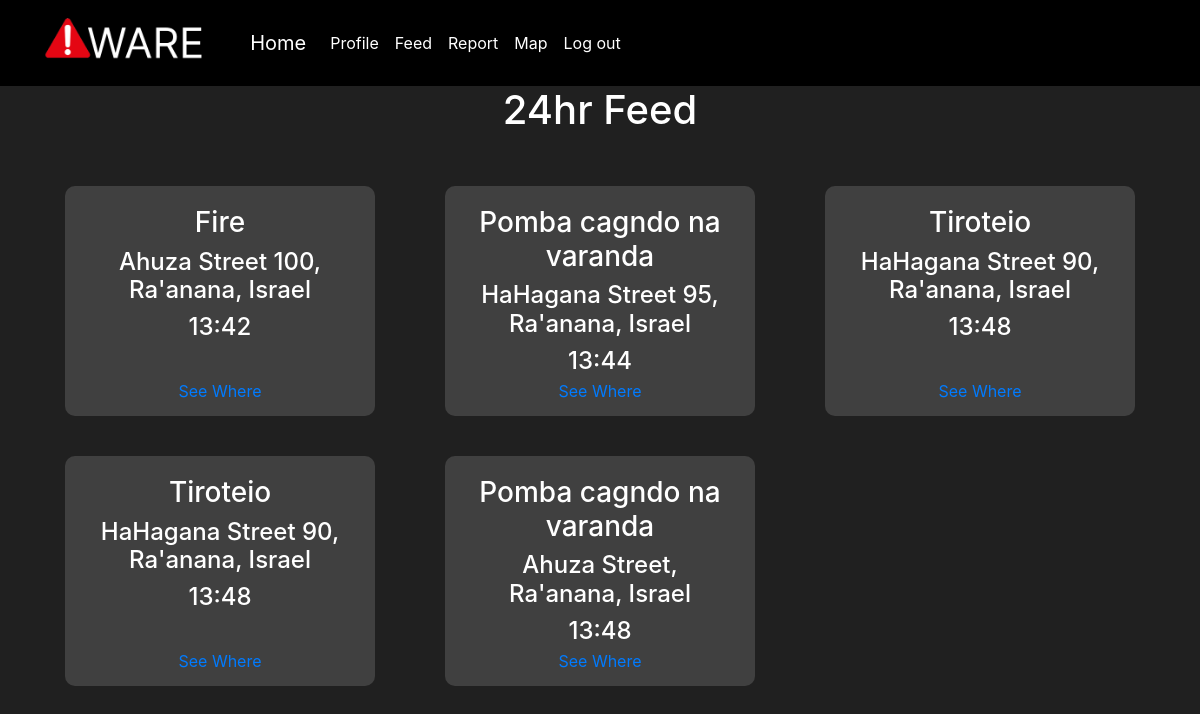
The app's page /feed with its own data.
### app.py (models this page shows, shortened)
class Markers(db.Model):
    _id = db.Column("id", db.Integer, primary_key=True)
    lat = db.Column(db.String(100))
    lng = db.Column(db.String(100))
    address = db.Column(db.String(100))
    title = db.Column(db.String(100))
    creator = db.Column(db.String(100))
    creation = db.Column(db.DateTime)

### app.py (the view)
@app.route("/feed")
def feed():
    markers = Markers.query.all()
    for mark in markers:
        mrkDate = mark.creation
        now = datetime.now()
        delta = now - mrkDate
        if delta.days >= 1:
            Markers.query.filter_by(creation=mrkDate).delete()
            db.session.commit()
    markers = Markers.query.order_by(Markers.creation).all()
    print(markers)
    return render_template("feed.html", feedData=markers)

### templates/feed.html (shortened to what this page needs)
{% extends "base.html" %}
{% block content %}
<h1 class="center">24hr Feed</h1>
<br/>
    {% if feedData %}
        <div class="container">
            <div class="row">
        {% for mrk in feedData %}
             <div class="col-lg-4 col-md-6 col-sm-12 markerbox">
                 <div class="markercontainer center" >
            <h3>{{mrk.title}}</h3>
            <h4>{{mrk.address}}</h4>
            <h4>{{mrk.creation.strftime("%H:%M")}}</h4>
            <a id="seewhere" class="nav-link bottom center" href="/map">See Where</a>
            </div>
            </div>
        {% endfor %}
            </div>
        </div>
    {% else %}
        <h3 class="center">Nothing to worry about</h3>
    {% endif %}
{% endblock %}

### templates/base.html (shortened to what this page needs)
<html>
<head>
    <link rel="stylesheet" href="https://cdn.jsdelivr.net/npm/bootstrap@4.3.1/dist/css/bootstrap.min.css">
    <link rel="stylesheet" type="text/css" href="{{ url_for('static', filename='style.css') }}">
    </head>
    <body>
    <nav class="navbar navbar-expand-lg" style="background-color: #000000;">
  <div class="container-fluid">
    <a class="logopic" href="#">
      <img src="      {{ url_for('static', filename='Aware.png') }}" alt="logo" height="50" id="logo">
    </a>
      <a class="navbar-brand" style="color: #FFFFFF" href="/">Home</a>
    <div class="collapse navbar-collapse" id="navbarNav">
      <ul class="navbar-nav">
        <li class="nav-item">
          <a class="nav-link active" style="color: #FFFFFF" aria-current="page" href="/user">Profile</a>
        </li>
        <li class="nav-item">
          <a class="nav-link" style="color: #FFFFFF" href="/feed">Feed</a>
        </li>
          <li class="nav-item">
          <a class="nav-link" style="color: #FFFFFF" href="/report">Report</a>
        </li>
          <li class="nav-item">
          <a class="nav-link" style="color: #FFFFFF" href="/map">Map</a>
        </li>
          <li class="nav-item">
          <a class="nav-link" style="color: #FFFFFF" href="/logout">Log out</a>
        </li>
      </ul>
    </div>
  </div>
</nav>
    <div class="container-fluid">
        {% block content %}
        {% endblock %}
    </div>
    </body>
</html>

### static/style.css (style rules this page uses)
body { color:white; background:#202020 }
#logo { margin: 10px; }
.bottom { position: absolute; bottom:5; }
.markercontainer { border-radius:10px; background:#404040 ; margin: 20px; padding: 20px; height: 230px; position: relative; }
#seewhere { left:0; width:100%; }
.center { text-align: center; }
* { text-align: center; }

### records on screen
Markers: title "Fire", address "Ahuza Street 100, Ra'anana, Israel", creation "13:42"
Markers: title "Pomba cagndo na varanda", address "HaHagana Street 95, Ra'anana, Israel", creation "13:44"
Markers: title "Tiroteio", address "HaHagana Street 90, Ra'anana, Israel", creation "13:48"
Markers: title "Tiroteio", address "HaHagana Street 90, Ra'anana, Israel", creation "13:48"
Markers: title "Pomba cagndo na varanda", address "Ahuza Street, Ra'anana, Israel", creation "13:48"
